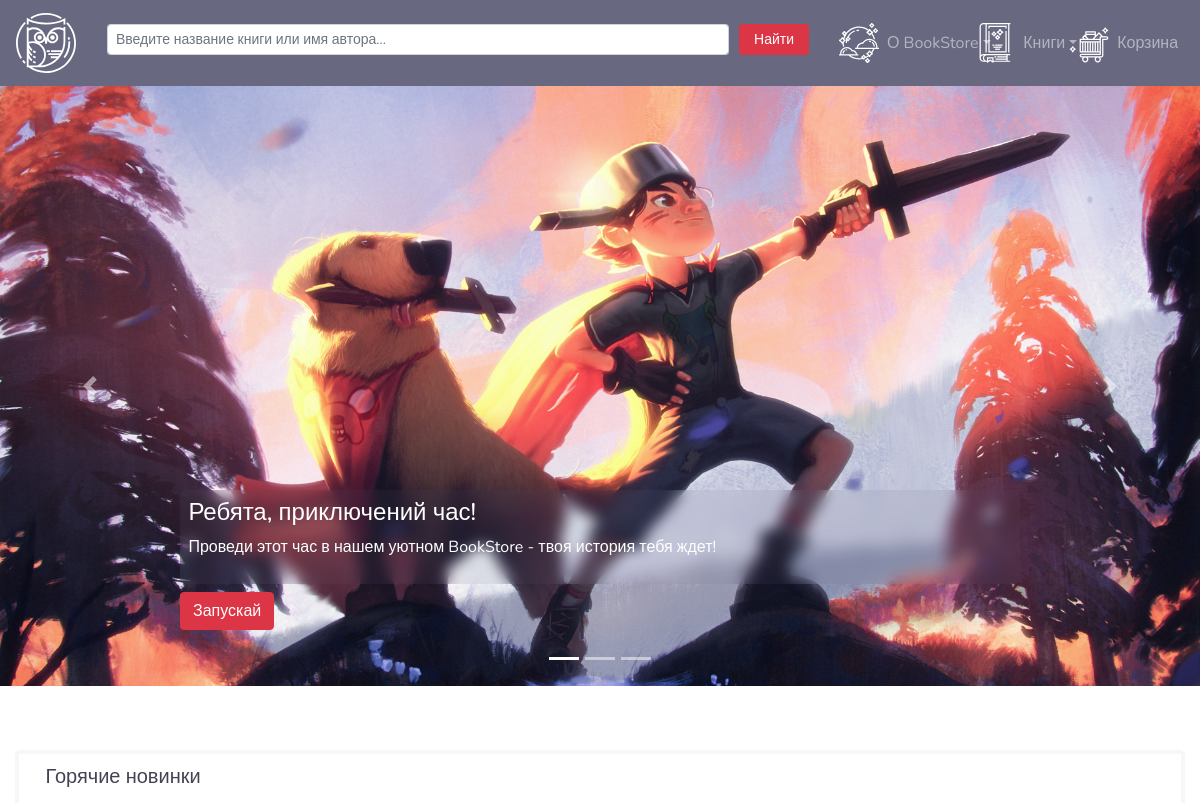
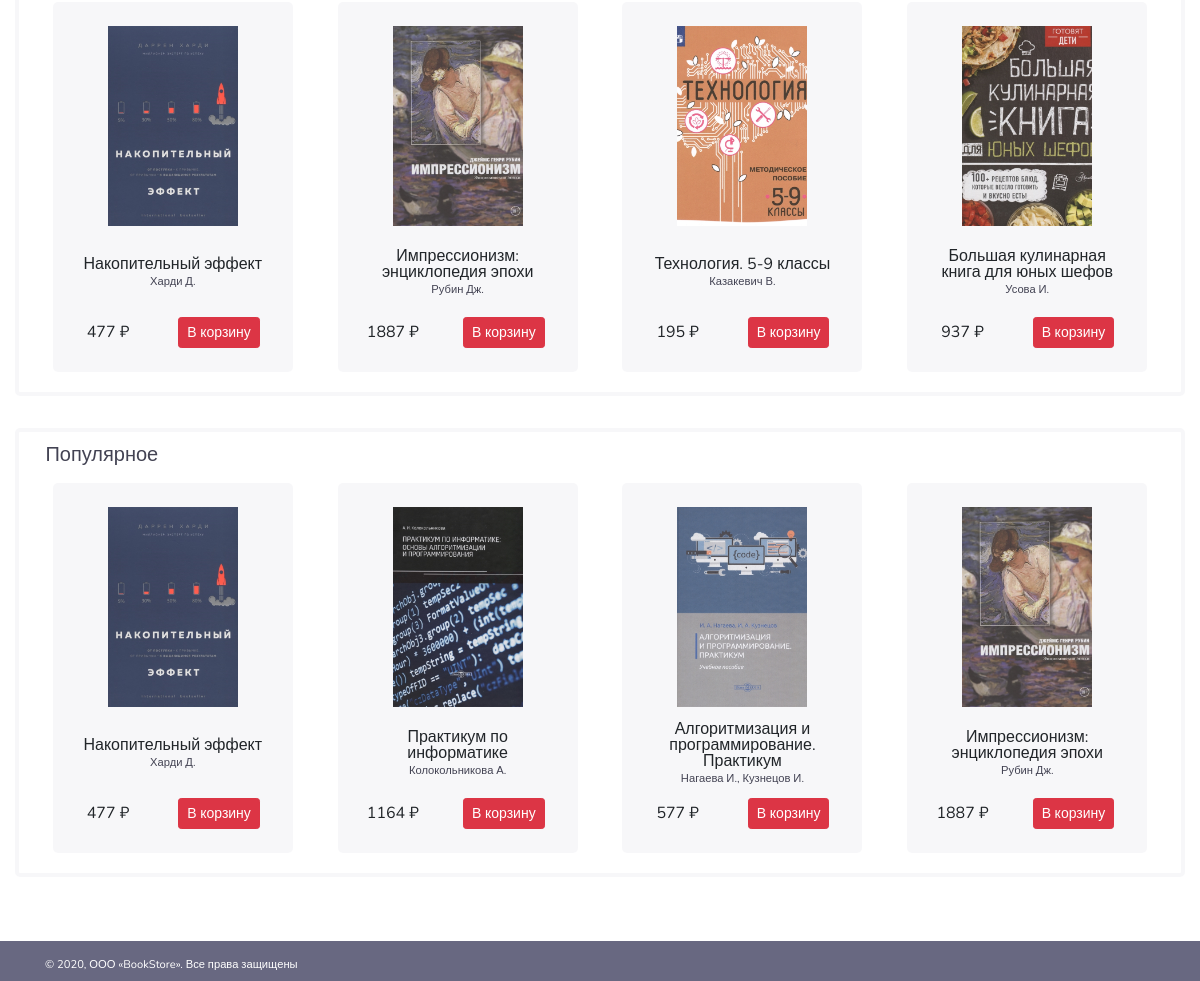
The page / on the database its author committed (2 pictures, top to bottom).
### tables this page shows
CREATE TABLE SLIDE(
    IDSLIDER INTEGER NOT NULL AUTO_INCREMENT PRIMARY KEY,
    CREATIONDATE TIMESTAMP NOT NULL DEFAULT CURRENT_TIMESTAMP ON UPDATE CURRENT_TIMESTAMP,
    TITLE TEXT NOT NULL,
    TITLE2 TEXT NOT NULL,
    BTN TINYTEXT NOT NULL,
    COLLECTIONLINK TEXT,
    RELEVANCE BOOLEAN NOT NULL DEFAULT FALSE,
    BACKGROUNDTEXT BOOLEAN NOT NULL DEFAULT TRUE,
    PHOTO TEXT
);

CREATE TABLE BOOK(
    IDBOOK INTEGER NOT NULL AUTO_INCREMENT PRIMARY KEY,
    ISBN VARCHAR(255) NOT NULL UNIQUE,
    BOOK TEXT NOT NULL,
    AUTHORS TEXT NOT NULL,
    IDGENRE2 INTEGER,
    IDPUBLISHER INTEGER,
    WEIGHT DOUBLE,
    IMPRINTYEAR YEAR,
    PAGE INTEGER,
    ANNOTATION TEXT,
    AGELIMIT INTEGER,
    COST DOUBLE UNSIGNED NOT NULL DEFAULT 0,
    POPULARITY INTEGER UNSIGNED,
    AVAILABILITY BOOLEAN NOT NULL DEFAULT TRUE,
	PHOTO TEXT
);

### php/book.php (called while the page is built, shortened)
<?php
function getBookInfo(int $idbook){
    require_once $_SERVER['DOCUMENT_ROOT']."/php/db.php";
    $db = new Database();
    $info = $db->getQuery("SELECT B.IDBOOK, B.ISBN, B.BOOK, G.GENRE,
    G2.GENRE2, P.PUBLISHER, B.WEIGHT, B.IMPRINTYEAR, B.PAGE, B.AUTHORS,
    B.ANNOTATION, B.AGELIMIT, B.COST, B.POPULARITY, B.PHOTO, G.IDGENRE,
    G2.IDGENRE2, P.IDPUBLISHER, B.AVAILABILITY
    FROM BOOK B, GENRE G, GENRE2 G2, PUBLISHER P
    WHERE B.IDBOOK = " . $idbook ." AND G.IDGENRE = G2.IDGENRE
    AND G2.IDGENRE2 = B.IDGENRE2 AND P.IDPUBLISHER = B.IDPUBLISHER");
    if (count($info) <> 0){
        return $info;
    }
    else echo "Ошибка! Книги с таким ID не существует.";
}
function sortBookPopularity($typeOfSort){
    require_once $_SERVER['DOCUMENT_ROOT']."/php/db.php";
    $db = new Database();
    if($typeOfSort = "ASC"){
        $info = $db->getQuery("SELECT IDBOOK FROM BOOK ORDER BY POPULARITY DESC");
        return $info;
    }else if($typeOfSort = "DESC"){
        $info = $db->getQuery("SELECT IDBOOK FROM BOOK ORDER BY POPULARITY");
        return $info;
    }
}
function sortBookDate($typeOfSort){
    require_once $_SERVER['DOCUMENT_ROOT']."/php/db.php";
    $db = new Database();
    if($typeOfSort = "ASC"){
        $info = $db->getQuery("SELECT IDBOOK, IMPRINTYEAR, POPULARITY FROM BOOK ORDER BY IMPRINTYEAR DESC, POPULARITY DESC");
        return $info;
    }else if($typeOfSort = "DESC"){
        $info = $db->getQuery("SELECT IDBOOK, IMPRINTYEAR, POPULARITY FROM BOOK ORDER BY IMPRINTYEAR, POPULARITY");
        return $info;
    }
}
function getGenres($idgenre = ""){
    require_once $_SERVER['DOCUMENT_ROOT']."/php/db.php";
    $db = new Database();
    if($idgenre == ""){
        return $db->getQuery("SELECT * FROM GENRE");
    }
    else{
        return $db->getQuery("SELECT * FROM GENRE WHERE IDGENRE = " . $idgenre);
    }
}
function getPublishers($publisher = ""){
    require_once $_SERVER['DOCUMENT_ROOT']."/php/db.php";
    $db = new Database();
    if($publisher == ""){
        return $db->getQuery("SELECT * FROM PUBLISHER");
    }
    else{
        return $db->getQuery("SELECT * FROM PUBLISHER WHERE IDPUBLISHER = " . $publisher);
    }
}

### php/db.php (called while the page is built, shortened)
<?php
class Database{
	private $host = 'localhost';
	private $user = 'root';
	private $password = 'root';
	private $db = 'bookshop';
	private $port= 3306;
	protected $connection = null;
	protected function startConnection(){
		$this->connection = new mysqli($this->host, $this->user, $this->password, $this->db, $this->port);
	}
	protected function abortConnection(){
        if($this->connection != null){
            $this->connection = null;
        }
    }
	public function getQuery($query){
		$result = array();
		if($data = $this->connection->query($query)){
			while ($row = $data->fetch_assoc()) {
				$result[] = $row;
			};
		}
		return $result;
	}
}

### index.php (the view, shortened to what this page needs)
<!DOCTYPE html>
<html>
<head>
    <?php
        include_once $_SERVER['DOCUMENT_ROOT']."/blocks/head.php";
        require_once $_SERVER['DOCUMENT_ROOT']."/php/db.php";
        require_once $_SERVER['DOCUMENT_ROOT']."/php/book.php";
    ?>
</head>
<body>
    <?php include_once $_SERVER['DOCUMENT_ROOT']."/blocks/header.php";
    $slider = $db->getQuery("SELECT * FROM SLIDE S WHERE S.RELEVANCE = 1 ORDER BY S.CREATIONDATE;");?>
    <main role="main" class="container-fluid flex-shrink-0">
        <div id="myCarousel" class="carousel slide" data-ride="carousel">
            <ol class="carousel-indicators">
                <li data-target="#myCarousel" data-slide-to="0" class="active"></li>
                <?php for($i = 0; $i < count($slider) - 1; $i++){?>
                    <li data-target="#myCarousel" data-slide-to=<?='"' . ($i+1) . '"'?>></li>
                <?php }?>
            </ol>
            <div class="carousel-inner">
                <?php for($i = 0; $i < count($slider); $i++){
                    if($i == 0){
                        echo "<div class='carousel-item active'>";
                    } else{
                        echo "<div class='carousel-item'>";
                    }?>
                    <img <?='src="images/slide/' . $slider[$i]['PHOTO'] . '"';?> alt="">
                    <div class="container">
                        <div class="carousel-caption text-left">
                                <?php if($slider[$i]['BACKGROUNDTEXT'] == 1){
                                    echo '<div class="bannertext">';
                                } else{
                                    echo '<div>';
                                }?>
                                <h4><?=$slider[$i]['TITLE']?></h4>
                                <p><?=$slider[$i]['TITLE2']?></p>
                            </div>
                            <p><a class="btn btn-danger" href="#" role="button"><?=$slider[$i]['BTN']?></a></p>
                        </div>
                    </div>
                </div>
                <?php }?>
            </div>
            <a class="carousel-control-prev" href="#myCarousel" role="button" data-slide="prev">
                <span class="carousel-control-prev-icon" aria-hidden="true"></span>
            </a>
            <a class="carousel-control-next" href="#myCarousel" role="button" data-slide="next">
                <span class="carousel-control-next-icon" aria-hidden="true"></span>
            </a>
        </div>
        <div class="container contentcontainer">
            <div class="row miniBookFlow">
                <div class="col">
                    <div class="row miniBookTitle">
                        <div class="col">
                            <h5>Горячие новинки</h5>
                        </div>
                    </div>
                    <div class="row">
                        <?php
                        $bookPop = sortBookDate("DESC");
                         for($i = 0; $i != 4; $i++){ $book = getBookInfo($bookPop[$i]['IDBOOK']);?>
                        <div class="col">
                            <div class="item">
                                <div class="row">
                                    <div class="col">
                                        <a <?='href="singleBookPage.php?idbook=' . $book[0]['IDBOOK'] . '"';?>><img class="miniBookImg" <?='src="images/book/' . $book[0]['PHOTO'] . '"';?> alt=""></a>
                                    </div>
                                </div>
                                <div class="row miniBookText">
                                    <div class="col">
                                        <span class="miniBookName"><?=$book[0]['BOOK'];?></span><br>
                                        <span class="miniBookAutor"><?=$book[0]['AUTHORS'];?></span>
                                    </div>
                                </div>
                                <div class="row miniBookFooter">
                                    <div class="col-5">
                                        <div><?=$book[0]['COST'];?> ₽</div>
                                    </div>
                                    <div class="col-7">
                                        <button class="btn btn-danger btn-sm addToCart" <?='data-id="' . $book[0]['IDBOOK'] . '"';?> type="submit">В корзину</button>
                                    </div>
                                </div>
                            </div>
                        </div>
                        <?php }?>
                    </div>
                </div>
            </div>
            <div class="row miniBookFlow">
                <div class="col">
                    <div class="row miniBookTitle">
                        <div class="col">
                            <h5>Популярное</h5>
                        </div>
                    </div>
                    <div class="row">
                        <?php
                        $bookPop = sortBookPopularity("DESC");
                         for($i = 0; $i != 4; $i++){ $book = getBookInfo($bookPop[$i]['IDBOOK']);?>
                            <div class="col">
                            <div class="item">
                                <div class="row">
                                    <div class="col">
                                        <a <?='href="singleBookPage.php?idbook=' . $book[0]['IDBOOK'] . '"';?>><img class="miniBookImg" <?='src="images/book/' . $book[0]['PHOTO'] . '"';?> alt=""></a>
                                    </div>
                                </div>
                                <div class="row miniBookText">
                                    <div class="col">
                                        <span class="miniBookName"><?=$book[0]['BOOK'];?></span><br>
                                        <span class="miniBookAutor"><?=$book[0]['AUTHORS'];?></span>
                                    </div>
                                </div>
                                <div class="row miniBookFooter">
                                    <div class="col-5">
                                        <div><?=$book[0]['COST'];?> ₽</div>
                                    </div>
                                    <div class="col-7">
                                        <button class="btn btn-danger btn-sm addToCart" <?='data-id="' . $book[0]['IDBOOK'] . '"';?> type="submit">В корзину</button>
                                    </div>
                                </div>
                            </div>
                        </div>
                        <?php }?>
                    </div>
                </div>
            </div>
        </div>
    </main>
    <?php
        include_once $_SERVER['DOCUMENT_ROOT']."/blocks/footer.php";
    ?>
</body>
</html>

### rows shown on the page
slide: PHOTO (picture), TITLE "Ребята, приключений час!", TITLE2 "Проведи этот час в нашем уютном BookStore - твоя история тебя ждет!", BTN "Запускай"
book: PHOTO (picture), BOOK "Накопительный эффект", AUTHORS "Харди Д.", COST "477"
book: PHOTO (picture), BOOK "Импрессионизм: энциклопедия эпохи", AUTHORS "Рубин Дж.", COST "1887"
book: PHOTO (picture), BOOK "Технология. 5-9 классы", AUTHORS "Казакевич В.", COST "195"
book: PHOTO (picture), BOOK "Большая кулинарная книга для юных шефов", AUTHORS "Усова И.", COST "937"
book: PHOTO (picture), BOOK "Практикум по информатике", AUTHORS "Колокольникова А.", COST "1164"
book: PHOTO (picture), BOOK "Алгоритмизация и программирование. Практикум", AUTHORS "Нагаева И., Кузнецов И.", COST "577"
